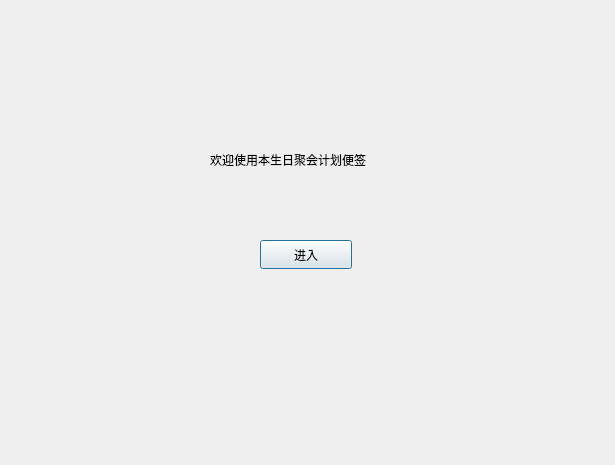
<?xml version="1.0" encoding="UTF-8"?>
<ui version="4.0">
 <class>welcome</class>
 <widget class="QDialog" name="welcome">
  <property name="geometry">
   <rect>
    <x>0</x>
    <y>0</y>
    <width>615</width>
    <height>465</height>
   </rect>
  </property>
  <property name="windowTitle">
   <string>Dialog</string>
  </property>
  <widget class="QLabel" name="label">
   <property name="geometry">
    <rect>
     <x>210</x>
     <y>150</y>
     <width>261</width>
     <height>20</height>
    </rect>
   </property>
   <property name="text">
    <string>欢迎使用本生日聚会计划便签</string>
   </property>
  </widget>
  <widget class="QPushButton" name="pushButton">
   <property name="geometry">
    <rect>
     <x>260</x>
     <y>240</y>
     <width>92</width>
     <height>29</height>
    </rect>
   </property>
   <property name="text">
    <string>进入</string>
   </property>
  </widget>
 </widget>
 <resources/>
 <connections/>
</ui>
